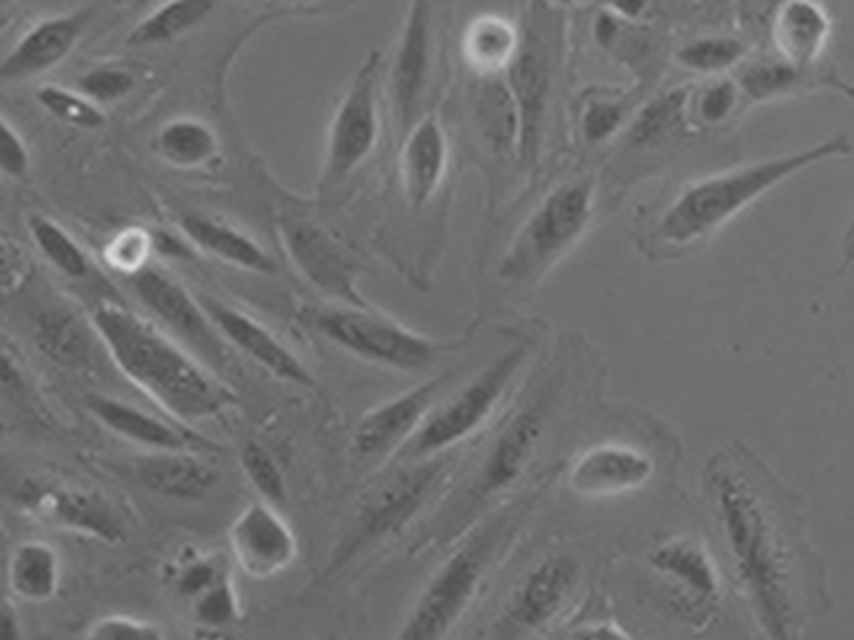
#> input picture Programming/images/1_00001_prepared.png, 2560 x 1920 px, found by its file name (shown at 1/3 size)
$ python image_processing_v5.py
#> lines starting #> are read from the running program, lines starting #| are printed output that depends on the picture; after the words box and inside, x2 and y2 are one past the last pixel; in counts of white or black regions, pixels touching at a corner belong together
import cv2
import os
import numpy as np
import matplotlib.pyplot as plt

# Prepared Image
folder_path = 'Programming/images'
image_name = '1_00001_prepared'
image_path = os.path.join(folder_path, image_name) + '.png' # image path
img = cv2.imread(image_path)
#> img is the input picture: shape (1920, 2560, 3); min 71, max 220, mean 112.5

# Convert to 8-bit grayscale
img = cv2.cvtColor(img, cv2.COLOR_BGR2GRAY)
#> img: shape (1920, 2560)
img = np.uint8(img)

# Grayscale Image
gray_image = '1_00001_gray'
gray_image_path = os.path.join(folder_path, gray_image) + '.png'
gray_image = cv2.imread(gray_image_path)


### NEW FUNCTION ###
# Simple Thresholding
_, thresh = cv2.threshold(img, 103, 255, cv2.THRESH_BINARY_INV) # Pixel value > 103 set to 255, then inverted as cv2.findContours() requires white objects on black background
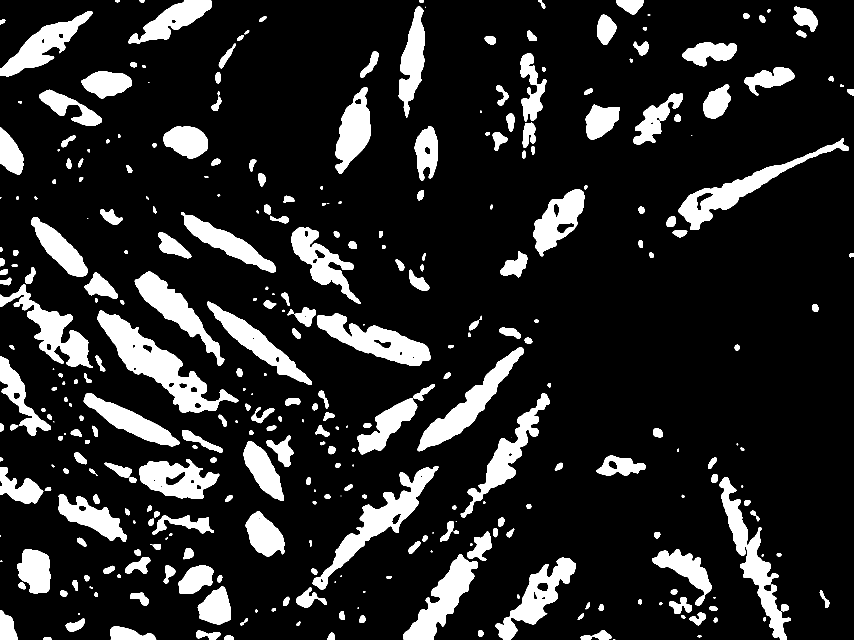
#> thresh: shape (1920, 2560) (shown at 1/3 size); 14.6% white; 341 white regions (23 under 20 px), largest, box (x1, y1, x2, y2) and area: (292, 930, 715, 1238) 34593, (938, 1398, 1315, 1768) 25300, (2158, 1431, 2373, 1920) 22824

# Display thresholded image
cv2.imshow('Thresholded', thresh)
cv2.waitKey(0)
cv2.destroyAllWindows()


# Morphological operations
kernel_open = np.ones((25, 25), np.uint8) # kernel with all ones
kernel_dilation = np.ones((16, 16), np.uint8)
kernel_close = np.ones((25, 25), np.uint8)

morphed = cv2.morphologyEx(thresh, cv2.MORPH_OPEN, kernel_open) # Removes small white regions (noise in background)
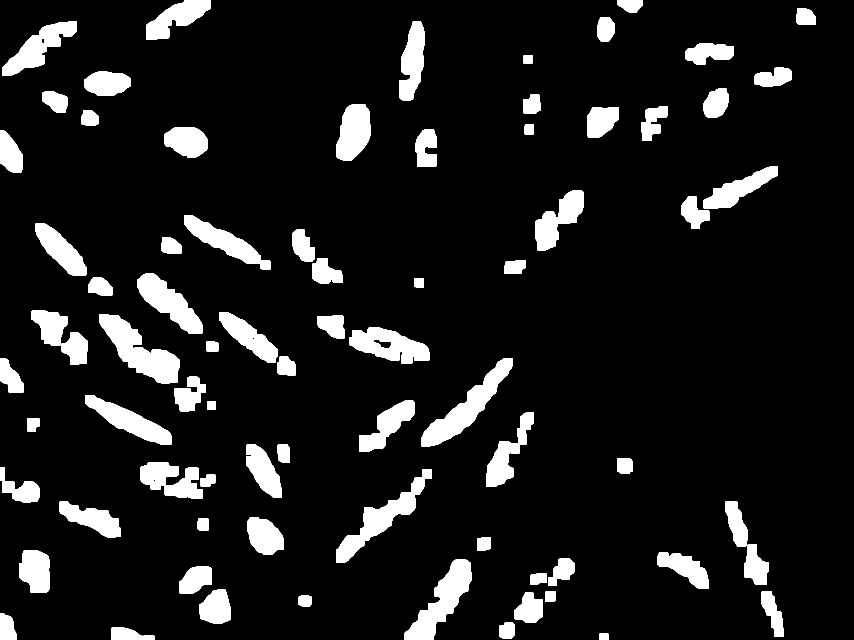
#> morphed: shape (1920, 2560) (shown at 1/3 size); 10.4% white; 80 white regions, largest, box (x1, y1, x2, y2) and area: (298, 943, 538, 1150) 21351, (1264, 1074, 1537, 1339) 20087, (1212, 1677, 1415, 1920) 19159
morphed = cv2.dilate(morphed, kernel_dilation, iterations = 1) # Increases white regions (joins broken cells)
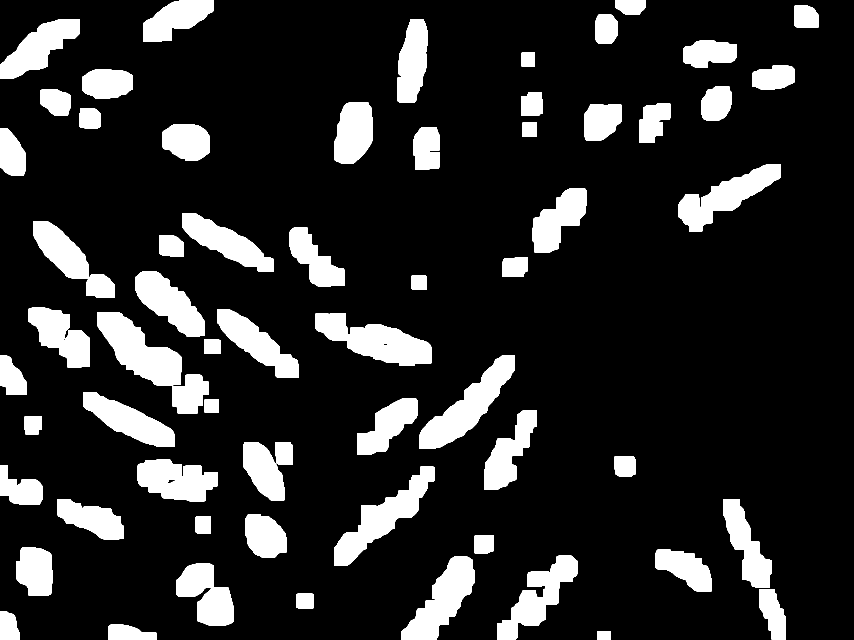
#> morphed: shape (1920, 2560) (shown at 1/3 size); 15.6% white; 63 white regions, largest, box (x1, y1, x2, y2) and area: (291, 936, 626, 1242) 38079, (946, 939, 1296, 1098) 28832, (1257, 1067, 1545, 1347) 28382
morphed = cv2.morphologyEx(morphed, cv2.MORPH_CLOSE, kernel_close) # Removes small black holes (noise in cells)
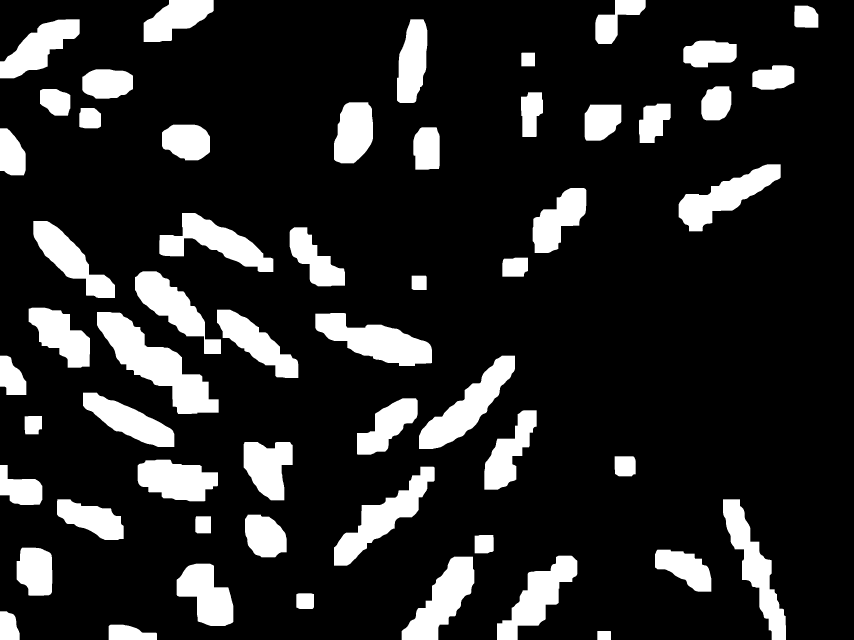
#> morphed: shape (1920, 2560) (shown at 1/3 size); 15.7% white; 56 white regions


# Contour detection
contours, _ = cv2.findContours(morphed, cv2.RETR_EXTERNAL, cv2.CHAIN_APPROX_SIMPLE) # cv2.RETR_EXTERNAL retrieves only the extreme outer contours, cv2.CHAIN_APPROX_SIMPLE compresses the contour
#> contours = 56 contours; largest, box (x1, y1, x2, y2) and area: (291, 936, 656, 1242) 40583, (946, 939, 1296, 1098) 28634, (1257, 1067, 1545, 1347) 27982, (1002, 1400, 1304, 1697) 26801, (2169, 1498, 2358, 1920) 25552

# Draw contours on original grayscale image
#> (the run stopped early here; a loop or call above may not have finished)
